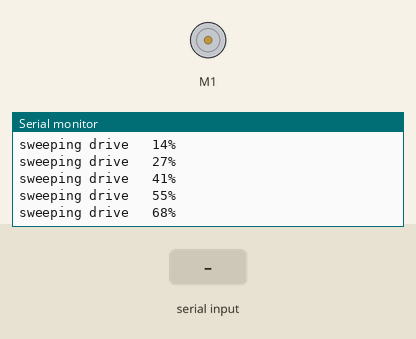
A sketch run on a simulated ESP32-S3. Parts: DC motor (green arrow = forward, orange = backward, longer = faster), the last lines printed to the serial monitor. Inputs (shaded band) come from the test bench.

Above: at 2.7 s.
2.8 s: "-\n" received over Serial
At 3.1 s:
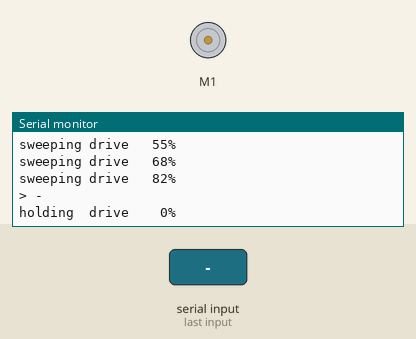
4.4 s: "90,45\n" received over Serial
At 4.73 s:
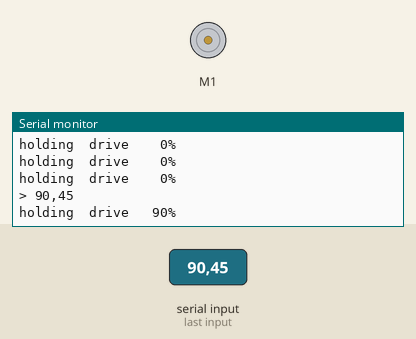
6.0 s: "200\n" received over Serial
At 6.35 s:
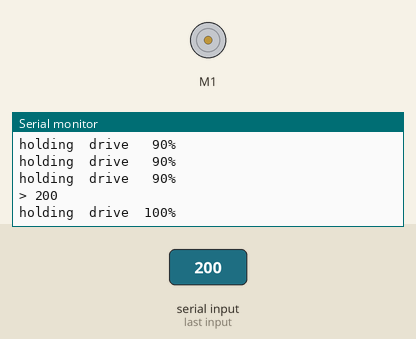
Timing chart, 0 to 9.0 s (numbered marks = the images above; inputs shaded):
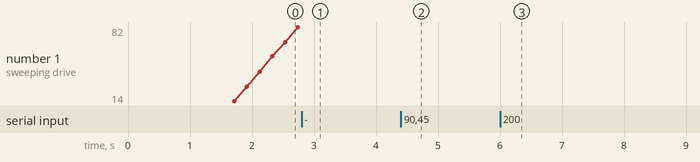

The sketch:

coil_sweep_test_v1_0.ino
```cpp
/*
 * PROJECT: Homeostat, wired mock-up
 * DEVICE:  Bench test, one unit's hard drive arm
 *
 * First test of the needle. An ESP32-S3 Supermini drives the voice coil of a
 * salvaged hard drive arm through an Adafruit Motor Shield v2.3 (TB6612). It
 * sweeps the push slowly from one side to the other so you can see the arm
 * follow, and takes serial commands to hold, knock, brake or let it float.
 * No sensing and no homeostat yet: this only proves the arm answers.
 *
 * CONFIGURATION:
 *   MAX_DRIVE_PCT: ceiling on the push. 50 keeps a 10.3 ohm coil near 0.25 A,
 *                  safe on USB power. Raise it once the coil has its own 5 V.
 *   SWEEP_PERIOD_MS: one full there-and-back sweep.
 *
 * WIRING:
 *   Supermini 3V3    -> shield 3v pin (shield logic jumper set to 3v)
 *   Supermini GND    -> shield Gnd
 *   Supermini GPIO12 -> shield SDA
 *   Supermini GPIO13 -> shield SCL
 *   5 V supply       -> shield motor power terminal, 470 uF across it
 *   Voice coil       -> shield M1 (the two outer screws, not the middle GND)
 *
 * SERIAL (115200, send with Enter):
 *   s         sweep (the default)
 *   -100..100 hold that push, as a percent of MAX_DRIVE_PCT
 *   k         knock: a short shove, then brake, like Ashby's hand on the needle
 *   b         brake: coil shorted, the arm resists being moved
 *   r         release: coil open, the arm floats freely
 */

#include <Wire.h>
#include <Adafruit_MotorShield.h>

// ---------- config ----------
#define VERSION "1.0"

const int SDA_PIN = 12;
const int SCL_PIN = 13;
const uint8_t COIL_PORT = 1;           // M1
const uint16_t PWM_FREQ_HZ = 1600;     // the shield's top speed; the coil may hum

const int MAX_DRIVE_PCT = 50;
const unsigned long SWEEP_PERIOD_MS = 6000;
const unsigned long KNOCK_MS = 80;
const int KNOCK_PCT = 100;             // of MAX_DRIVE_PCT
const unsigned long REPORT_EVERY_MS = 200;

// ---------- state ----------
enum ArmMood { SWEEPING, HOLDING, KNOCKED, BRAKED, FLOATING };
ArmMood mood = SWEEPING;

Adafruit_MotorShield shield;
Adafruit_DCMotor *coil = nullptr;

int heldPct = 0;
int currentPct = 0;
unsigned long knockStartedAt = 0;
unsigned long lastReportAt = 0;
char line[16];
uint8_t lineLen = 0;

// Push the arm. pct is -100..100 of MAX_DRIVE_PCT; the sign is the direction.
// Between PWM pulses the TB6612 shorts the coil, so the arm's own motion is
// braked by its back-EMF. That is the damping the liquid used to give.
void urgeArm(int pct) {
  pct = constrain(pct, -100, 100);
  currentPct = pct;
  long duty = (long)abs(pct) * MAX_DRIVE_PCT * 4095 / 10000;
  coil->run(pct >= 0 ? FORWARD : BACKWARD);
  coil->setSpeedFine((uint16_t)duty);
}

// Coil shorted, no push: the arm can still be moved, but it drags.
void brakeArm() {
  currentPct = 0;
  coil->run(FORWARD);
  coil->setSpeedFine(0);
}

// Coil open: nothing resists, the arm drifts where it is pushed.
void releaseArm() {
  currentPct = 0;
  coil->run(RELEASE);
}

int sweepPct(unsigned long now) {
  // triangle wave, -100 -> 100 -> -100
  unsigned long t = now % SWEEP_PERIOD_MS;
  long half = SWEEP_PERIOD_MS / 2;
  long ramp = (t < (unsigned long)half) ? t : SWEEP_PERIOD_MS - t;
  return (int)(ramp * 200 / half) - 100;
}

void obeyCommand(const char *cmd) {
  if (cmd[0] == 's') {
    mood = SWEEPING;
  } else if (cmd[0] == 'k') {
    mood = KNOCKED;
    knockStartedAt = millis();
    urgeArm(currentPct >= 0 ? KNOCK_PCT : -KNOCK_PCT);
  } else if (cmd[0] == 'b') {
    mood = BRAKED;
    brakeArm();
  } else if (cmd[0] == 'r') {
    mood = FLOATING;
    releaseArm();
  } else if (cmd[0] == '-' || isdigit(cmd[0])) {
    heldPct = constrain(atoi(cmd), -100, 100);
    mood = HOLDING;
    urgeArm(heldPct);
  } else {
    Serial.println("? s, k, b, r or a number -100..100");
    return;
  }
  Serial.print("> ");
  Serial.println(cmd);
}

void listenForCommands() {
  while (Serial.available()) {
    char c = Serial.read();
    if (c == '\n' || c == '\r') {
      if (lineLen) {
        line[lineLen] = 0;
        obeyCommand(line);
        lineLen = 0;
      }
    } else if (lineLen < sizeof(line) - 1) {
      line[lineLen++] = c;
    }
  }
}

const char *moodName() {
  switch (mood) {
    case SWEEPING: return "sweeping";
    case HOLDING:  return "holding";
    case KNOCKED:  return "knocked";
    case BRAKED:   return "braked";
    default:       return "floating";
  }
}

void setup() {
  Serial.begin(115200);
  delay(1500);  // let USB serial attach
  Serial.printf("\ncoil sweep test v%s\n", VERSION);

  Wire.setPins(SDA_PIN, SCL_PIN);
  while (!shield.begin(PWM_FREQ_HZ)) {
    Serial.println("motor shield not found on I2C (0x60). Check SDA/SCL, 3v, Gnd and the logic jumper.");
    delay(1000);
  }
  coil = shield.getMotor(COIL_PORT);
  Serial.printf("shield found. coil on M%d, max drive %d%%\n", COIL_PORT, MAX_DRIVE_PCT);
  Serial.println("commands: s sweep, -100..100 hold, k knock, b brake, r release");
}

void loop() {
  unsigned long now = millis();
  listenForCommands();

  if (mood == SWEEPING) {
    urgeArm(sweepPct(now));
  } else if (mood == KNOCKED && now - knockStartedAt >= KNOCK_MS) {
    mood = BRAKED;
    brakeArm();
  }

  if (now - lastReportAt >= REPORT_EVERY_MS) {
    lastReportAt = now;
    Serial.printf("%-8s drive %4d%%\n", moodName(), currentPct);
  }
  delay(10);
}

/*
 * FLASHING
 *   Board: ESP32S3 Dev Module (esp32:esp32:esp32s3), USB CDC On Boot: Enabled
 *   Library: Adafruit Motor Shield V2 Library (pulls in Adafruit BusIO)
 *
 *   arduino-cli compile --fqbn esp32:esp32:esp32s3:CDCOnBoot=cdc wired/coil_sweep_test_v1_0
 *   arduino-cli upload  --fqbn esp32:esp32:esp32s3:CDCOnBoot=cdc -p COMxx wired/coil_sweep_test_v1_0
 *
 *   If the port does not appear, hold BOOT, tap RESET, release BOOT, then upload.
 *   After uploading, tap RESET to leave boot mode and start the sketch.
 *
 *   One sketch, any unit: there is no DEVICE_ID yet because nothing is shared.
 */
```

Measured:
- after the input at 2.8 s, the serial monitor: prints a new line at once (image 1)
- after the input at 4.4 s, the serial monitor: prints a new line at once (image 2)
- after the input at 6.0 s, the serial monitor: prints a new line at once (image 3)
